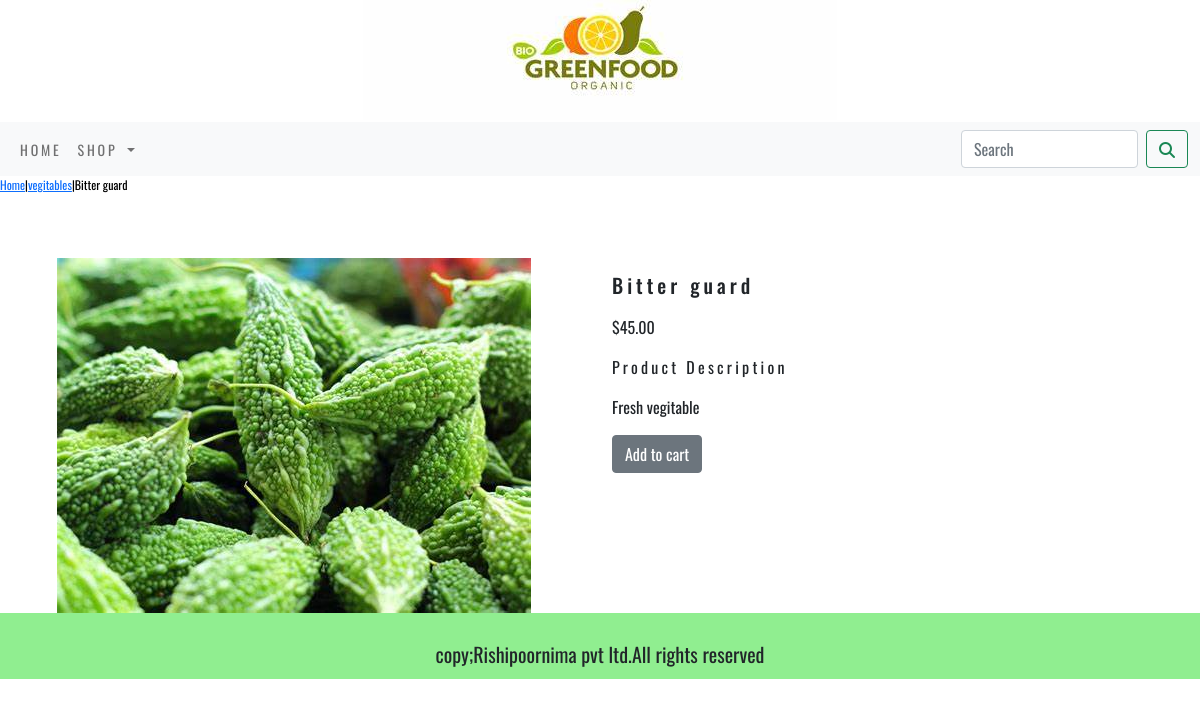
The app's page /ecomerseapp/vegitables/bitter-guard/ with its own data.
### ecomerseapp/models.py (models this page shows, shortened)
class product(models.Model):
    name = models.CharField(max_length=250,unique=True)
    slug = models.SlugField(max_length=250,unique=True)
    description = models.TextField(blank=True)
    price = models.DecimalField(max_digits=10,decimal_places=2)
    category = models.ForeignKey(category,on_delete=models.CASCADE)
    image = models.ImageField(upload_to="product",blank=True)
    stock=models.IntegerField()
    available = models.BooleanField(default=True)
    created=models.DateTimeField(auto_now_add=True)
    updated = models.DateTimeField(auto_now=True)
    class Meta:
        ordering =('name',)
        verbose_name='product'
        verbose_name_plural='products'

class category(models.Model):
    name =models.CharField(max_length=250,unique=True)
    slug =models.SlugField(max_length=250,unique=True)
    description =models.TextField(blank=True)
    image =models.ImageField(upload_to="category",blank=True)
    class Meta:
        ordering =('name',)
        verbose_name ='category'
        verbose_name_plural ='categories'
    def get_url(self):
        return reverse('ecomerseapp:product_by_category',args=[self.slug])
    def __str__(self):
        return '{}'.format(self.name)

### ecomerseapp/views.py (the view)
# urls.py: path("<slug:c_slug>/<slug:p_slug>/", views.prodetail, name='productcatdetail')
def prodetail(request,c_slug,p_slug):
    try:
        Product = product.objects.get(category__slug=c_slug,slug=p_slug)
    except Exception as e:
        raise e
    return render(request,'product.html',{'Product':Product})

### cart/context_processors.py (called while the page is built)
def counter(request):
    item_count=0
    if 'admin' in request.path:
        return {}
    else:
        try:
            cart=Cart.objects.filter(cart_id =_cart_id(request))
            car_items = CartItem.objects.all().filter(cart=cart[:1])
            for cart_item in car_items:
             item_count += cart_item.quantity
        except Cart.DoesNotExist:
            item_count=0
    return  dict(item_count=item_count)

### cart/views.py (called while the page is built)
def _cart_id(request):
    cart = request.session.session_key
    if not cart:
        cart = request.session.create()
    return cart

### ecomerseapp/context_processors.py (called while the page is built)
def menu_links(request):
    links = category.objects.all()
    return dict(links=links)

### templates/product.html (shortened to what this page needs)
{%extends 'base.html' %}
{% load static %}
{% block content %}
    <div class="row my_prod_row_class">
        <div class="mx-auto">
            <p><a href="{% url 'ecomerseapp:allprodcat' %}">Home</a>|<a href="{{Product.category.get_url}}">{{Product.category}}</a>|{{Product.name}}</p>
        </div>
        <div class="container mt-4 ">
   <br>
    <div class="row gy-4">
        <div class="col-md-12 col-sm-12 col-md-12 col-lg-6 text-center">
        <div style="min-width:18rem;">
             <img src="{{Product.image.url}}" alt="{{Product.name}}">
        </div>
        </div>
            <div class="col-12 col-sm-12 col-md-12 col-lg-6">
                <div>
                   <h1 class=" my_prod_title">{{Product.name}}</h1>
                    <p>${{Product.price}}</p>
                   <p class="my_title">Product Description</p>
                   <p class="text-justify my_prod_text">{{Product.description}}</p>
                  {% if Product.stock <= 0 %}
                    <p class="text-justify my_prod_text"><b>Out of stock</b></p>
                  {% else %}
                   <a class="btn btn-secondary" href="{% url 'cart:add_cart' Product.id %}">Add to cart</a>
                   {% endif %}
                </div>
            </div>
</div>
 </div>
    </div>
{% endblock %}

### static/css/custom.css (style rules this page uses)
body { font-family: 'Oswald', sans-serif; }
.my_title { font-size:16px; text_transform:uppercase; letter-spacing:.2em; }
.my_prod_row_class { padding_top:15px; padding_bottom:20px; }
.my_prod_row_class .mx-auto { color:#000; font-size:12px; text-decoration:none; }
.my_prod_title { font-size:20px; text_transform:uppercase; letter-spacing:.2em; padding-top:15px; padding-bottom:10px; }
.my_prod_text { padding-right:20px; }

### records on screen
product: category "vegitables", name "Bitter guard", image (picture), price "45.00", description "Fresh vegitable"
